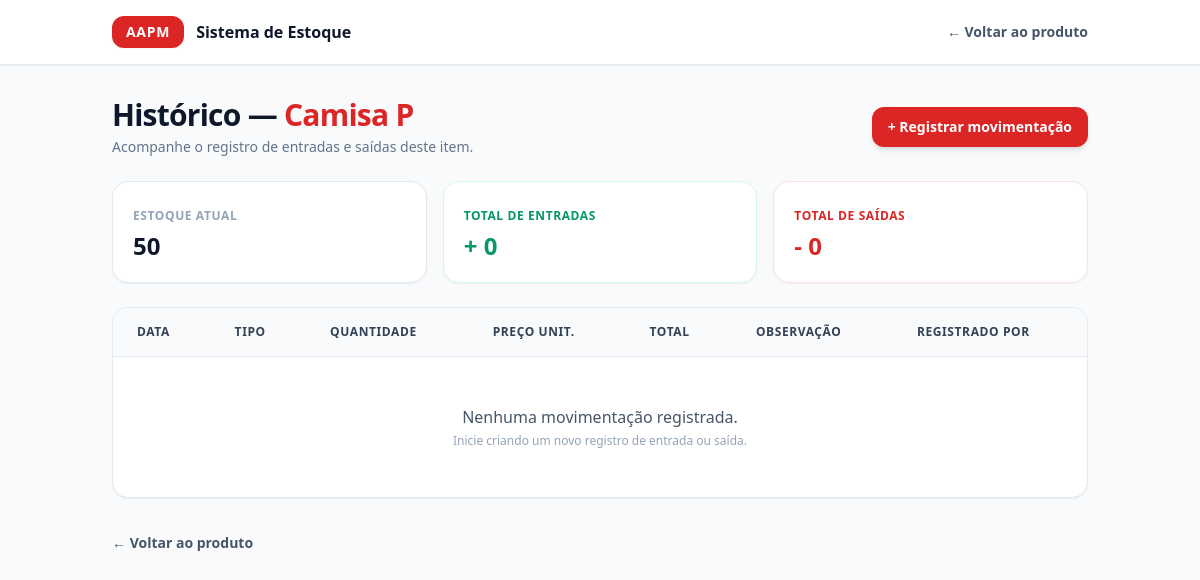
/movimentacoes/produto/1 (signed in), run on an earlier commit of the app's database.
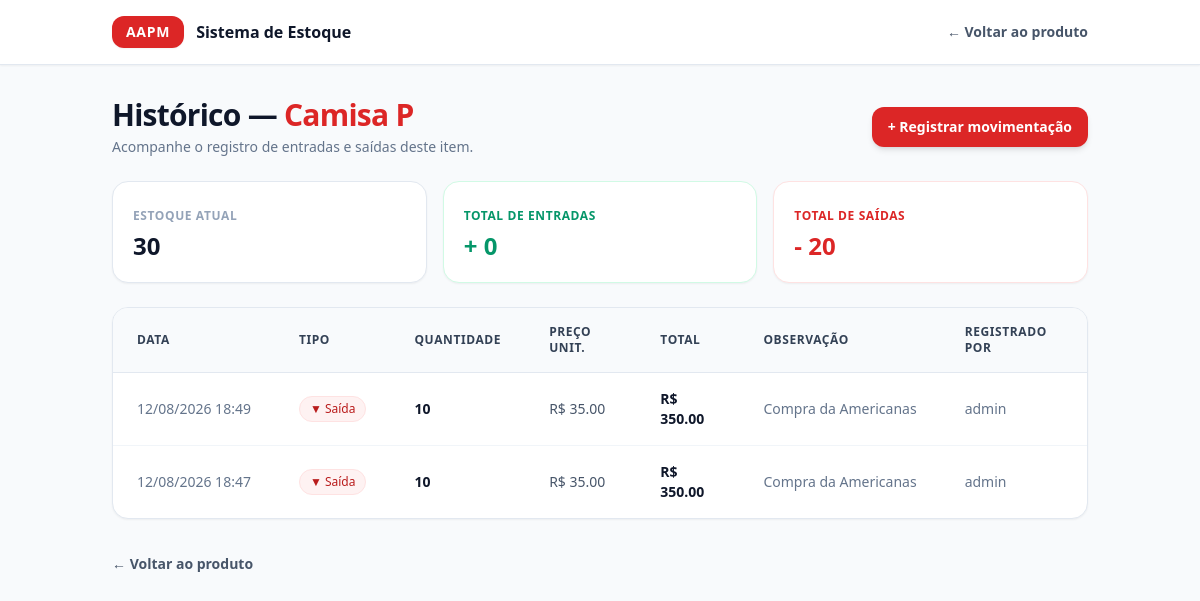
And on a later commit of the database.
### app/models/produto.py (models this page shows, shortened)
class Produto(Base):
    __tablename__ = "produtos"
    id = Column(Integer, primary_key=True, autoincrement=True, index=True)
    nome = Column(String(150), nullable=False, index=True)
    preco = Column(Float, nullable=False, default=0.0)
    estoque_atual = Column(Integer, nullable=False, default=0)
    ativo = Column(Boolean, default=True)
    imagem_path = Column(String(255), nullable=True)
    categoria_id = Column(Integer, ForeignKey("categorias.id", ondelete="SET NULL"), nullable=True )
    categoria = relationship("Categoria", back_populates="produtos")

### app/models/movimentacao.py (models this page shows, shortened)
class Movimentacao(Base):
    __tablename__ = "movimentacoes"
    id         = Column(Integer, primary_key=True, index=True)
    tipo       = Column(
        Enum(TipoMovimentacao),
        nullable=False
    )
    quantidade = Column(Integer, nullable=False)
    preco_unitario = Column(Float, nullable=False, default=0.0)
    observacao = Column(String(255), nullable=True)
    criado_em  = Column(DateTime, server_default=func.now())
    produto_id = Column(
        Integer,
        ForeignKey("produtos.id", ondelete="CASCADE"),
        nullable=False
    )
    usuario_id = Column(
        Integer,
        ForeignKey("usuarios.id", ondelete="SET NULL"),
        nullable=True
    )
    produto = relationship("Produto", backref="movimentacoes")
    usuario = relationship("Usuario", backref="movimentacoes")

### app/models/usuarios.py (models this page shows)
class Usuario(Base):
    __tablename__ = "usuarios"
    id = Column(Integer, primary_key=True, autoincrement=True)
    nome = Column(String(100), nullable=False)
    email = Column(String(150), unique=True, nullable=False)
    senha_hash = Column(String(255), nullable=False)
    role = Column(String(20), nullable=False, default="operador")
    ativo = Column(Boolean, default=True)
    criando_em = Column(DateTime, server_default=func.now())

### app/controllers/movimentacao_controller.py (the view)
@router.get("/produto/{produto_id}")
def historico_produto(
    produto_id: int,
    request: Request,
    db: Session = Depends(get_db),
    usuario = Depends(get_usuario_logado)
):
    produto = db.query(Produto).filter(Produto.id == produto_id).first()
    if not produto:
        return RedirectResponse(url="/produtos", status_code=302)
    movimentacoes = (
        db.query(Movimentacao)
        .filter(Movimentacao.produto_id == produto_id)
        .order_by(Movimentacao.criado_em.desc())
        .all()
    )
    total_entradas = sum(
        m.quantidade for m in movimentacoes
        if m.tipo == TipoMovimentacao.ENTRADA
    )
    total_saidas = sum(
        m.quantidade for m in movimentacoes
        if m.tipo == TipoMovimentacao.SAIDA
    )
    return templates.TemplateResponse(
        request,
        "movimentacoes/historico.html",
        {
            "request":        request,
            "usuario":        usuario,
            "produto":        produto,
            "movimentacoes":  movimentacoes,
            "total_entradas": total_entradas,
            "total_saidas":   total_saidas,
        }
    )

### app/templates/movimentacoes/historico.html (shortened to what the changed rows need)
<!DOCTYPE html>
<html lang="pt-br">
<head>
    <script src="https://cdn.tailwindcss.com"></script>
</head>
<body class="bg-slate-50 min-h-screen flex flex-col font-sans text-slate-800">
    <main class="flex-1 max-w-5xl w-full mx-auto px-6 py-8 space-y-6">
        <div class="flex flex-col sm:flex-row sm:items-center sm:justify-between gap-4">
            <div>
                <h1 class="text-2xl sm:text-3xl font-extrabold text-slate-900 tracking-tight">
                    Histórico — <span class="text-red-600">{{ produto.nome }}</span>
                </h1>
            </div>
        </div>
        <div class="grid grid-cols-1 sm:grid-cols-3 gap-4">
            <div class="bg-white p-5 rounded-2xl shadow-sm border border-slate-200">
                <span class="text-xs font-semibold uppercase tracking-wider text-slate-400">Estoque atual</span>
                <p class="text-2xl font-bold text-slate-900 mt-1">{{ produto.estoque_atual }}</p>
            </div>
            <div class="bg-white p-5 rounded-2xl shadow-sm border border-red-100">
                <span class="text-xs font-semibold uppercase tracking-wider text-red-600">Total de saídas</span>
                <p class="text-2xl font-bold text-red-600 mt-1">- {{ total_saidas }}</p>
            </div>
        </div>
        <div class="bg-white rounded-2xl shadow-sm border border-slate-200 overflow-hidden">
            <div class="overflow-x-auto">
                <table class="w-full text-left text-sm text-slate-600">
                    <thead class="bg-slate-50 border-b border-slate-200 text-slate-700 uppercase font-semibold text-xs tracking-wider">
                        <tr>
                            <th class="px-6 py-4">Data</th>
                            <th class="px-6 py-4">Tipo</th>
                            <th class="px-6 py-4">Quantidade</th>
                            <th class="px-6 py-4">Preço unit.</th>
                            <th class="px-6 py-4">Total</th>
                            <th class="px-6 py-4">Observação</th>
                            <th class="px-6 py-4">Registrado por</th>
                        </tr>
                    </thead>
                    <tbody class="divide-y divide-slate-100">
                        {% for m in movimentacoes %}
                        <tr class="hover:bg-slate-50/80 transition-colors">
                            <td class="px-6 py-4 whitespace-nowrap text-slate-500">
                                {{ m.criado_em.strftime('%d/%m/%Y %H:%M') }}
                            </td>
                            <td class="px-6 py-4 whitespace-nowrap">
                                {% if m.tipo.value == 'entrada' %}
                                    <span class="inline-flex items-center px-2.5 py-1 rounded-full text-xs font-medium bg-emerald-50 text-emerald-700 border border-emerald-100">
                                        ▲ Entrada
                                    </span>
                                {% else %}
                                    <span class="inline-flex items-center px-2.5 py-1 rounded-full text-xs font-medium bg-red-50 text-red-700 border border-red-100">
                                        ▼ Saída
                                    </span>
                                {% endif %}
                            </td>
                            <td class="px-6 py-4 font-semibold text-slate-900">
                                {{ m.quantidade }}
                            </td>
                            <td class="px-6 py-4">
                                R$ {{ "%.2f"|format(m.preco_unitario) }}
                            </td>
                            <td class="px-6 py-4 font-bold text-slate-900">
                                R$ {{ "%.2f"|format(m.valor_total) }}
                            </td>
                            <td class="px-6 py-4 text-slate-500 max-w-xs truncate">
                                {{ m.observacao or "—" }}
                            </td>
                            <td class="px-6 py-4 text-slate-500 whitespace-nowrap">
                                {{ m.usuario.nome if m.usuario else "—" }}
                            </td>
                        </tr>
                        {% endfor %}
                        {% if not movimentacoes %}
                        <tr>
                            <td colspan="7" class="px-6 py-12 text-center text-slate-400">
                                <div class="space-y-1">
                                    <p class="text-base font-medium text-slate-600">Nenhuma movimentação registrada.</p>
                                    <p class="text-xs">Inicie criando um novo registro de entrada ou saída.</p>
                                </div>
                            </td>
                        </tr>
                        {% endif %}
                    </tbody>
                </table>
            </div>
        </div>
    </main>
</body>
</html>

What changed in the data, as far as the page shows it:
changed Produto "Camisa P": estoque_atual "50" → "30"
added Movimentacao: criado_em "12/08/2026 18:49", tipo "▼ Saída", quantidade "10", preco_unitario "35.00", valor_total "350.00", observacao "Compra da Americanas", usuario "admin"
added Movimentacao: criado_em "12/08/2026 18:47", tipo "▼ Saída", quantidade "10", preco_unitario "35.00", valor_total "350.00", observacao "Compra da Americanas", usuario "admin"
Also different on the page:
{{ total_saidas }}: "0" → "20"
text no longer shown: "Nenhuma movimentação registrada. Inicie criando um novo registro de entrada ou saída."
